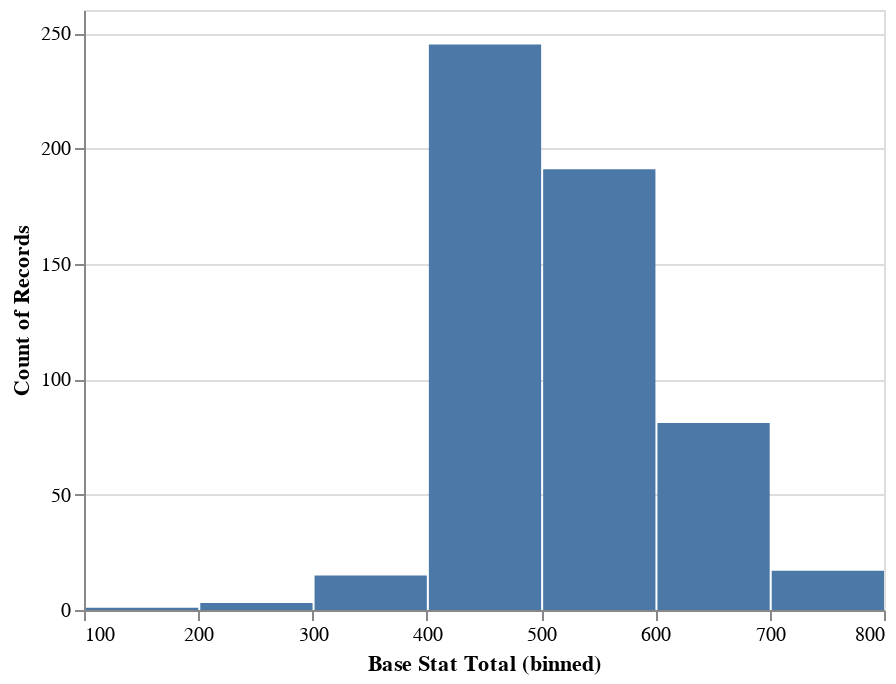

The code cell stored with this chart in its notebook:
### Markdown cell above
let's use a bar:

### Code cell
alt.Chart(df).mark_bar().encode(
    x=alt.X('Base Stat Total', bin=True),
    y='count()',
)

### Figure 1 — Vega-Lite specification as saved in the notebook (floating-point values rounded to 4 significant figures; data arrays with more than 128 entries replaced by an {"elided": "..."} marker saying what was removed)
{"config": {"view": {"continuousWidth": 400, "continuousHeight": 300}}, "data": {"name": "data-602fbf70eee4bc4bcbc5a8b70b837b07"}, "mark": "bar", "encoding": {"x": {"type": "quantitative", "bin": true, "field": "Base Stat Total"}, "y": {"type": "quantitative", "aggregate": "count"}}, "$schema": "https://vega.github.io/schema/vega-lite/v4.8.1.json", "datasets": {"data-602fbf70eee4bc4bcbc5a8b70b837b07": {"elided": "553 records"}}}
